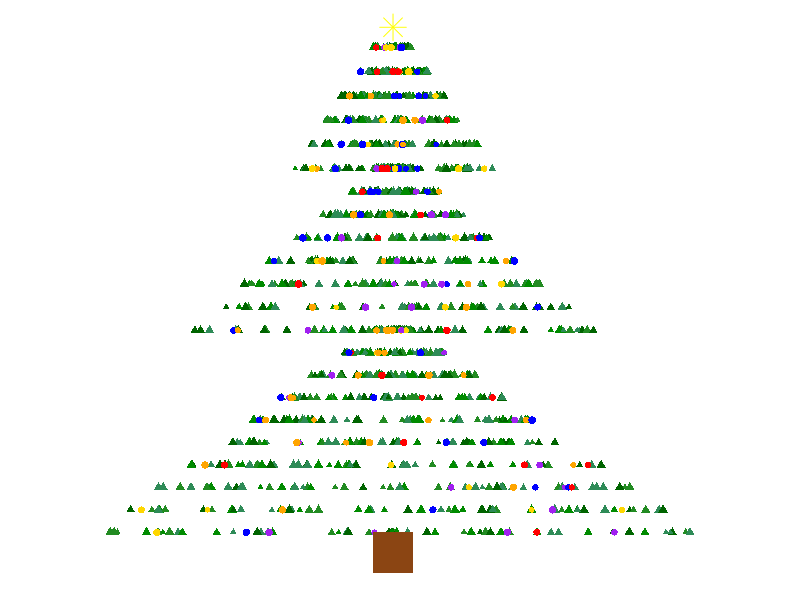
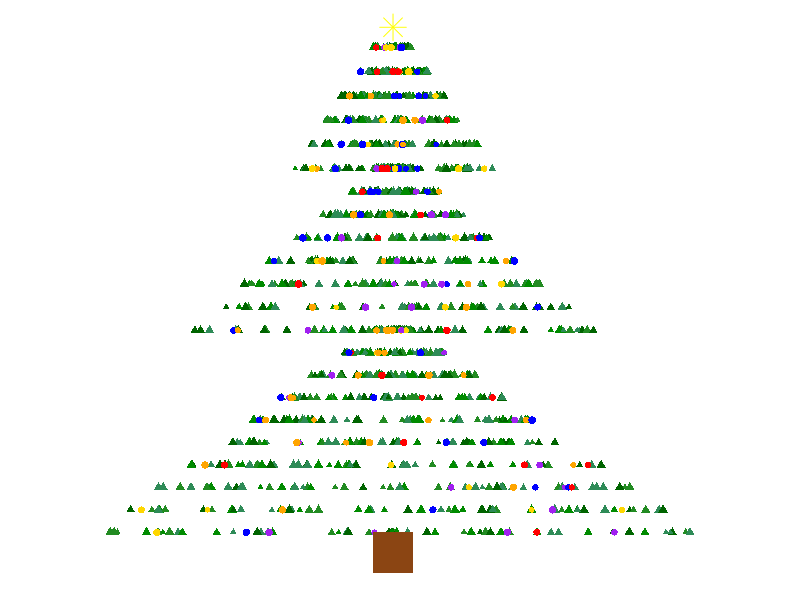

The R script that drew these images, in order:
library(ggplot2)

generate_section <- function(y_start, height, width) {
  branches <- data.frame(
    x = unlist(lapply(seq(width, 0.1, length.out = height), function(w) runif(50, -w, w))),
    y = rep(seq(y_start, y_start + height * 0.1, length.out = height), each = 50),
    size = runif(50 * height, 0.02, 0.08),
    color = sample(c("darkgreen", "forestgreen", "green4", "seagreen"), 50 * height, replace = TRUE)
  )
  
  ornaments <- data.frame(
    x = unlist(lapply(seq(width, 0.1, length.out = height), function(w) runif(7, -w, w))),
    y = rep(seq(y_start, y_start + height * 0.1, length.out = height), each = 7),
    size = runif(7 * height, 0.03, 0.08),
    color = sample(c("red", "gold", "blue", "orange", "purple"), 7 * height, replace = TRUE)
  )
  
  list(branches = branches, ornaments = ornaments)
}

generate_tree_data <- function() {
  section1 <- generate_section(y_start = 0.2, height = 10, width = 1.5) 
  section2 <- generate_section(y_start = 1.2, height = 8, width = 1.0) 
  section3 <- generate_section(y_start = 2.0, height = 6, width = 0.5) 
  branches <- rbind(section1$branches, section2$branches, section3$branches)
  ornaments <- rbind(section1$ornaments, section2$ornaments, section3$ornaments)
  
  star <- data.frame(
    x = 0,
    y = 2.7,
    size = 1.0,
    color = "yellow"
  )
  
  trunk <- data.frame(
    xmin = -0.1,
    xmax = 0.1,
    ymin = 0,
    ymax = 0.2
  )
  
  list(branches = branches, ornaments = ornaments, star = star, trunk = trunk)
}

draw_tree <- function(tree_data) {
  ggplot() +
    theme(panel.background = element_rect(fill = "gray20", color = "gray20")) +
    geom_point(data = tree_data$branches, aes(x = x, y = y, size = size, color = color), shape = 17) +
    geom_point(data = tree_data$ornaments, aes(x = x, y = y, size = size, color = color), shape = 16) +
    geom_point(data = tree_data$star, aes(x = x, y = y, size = size), shape = 8, color = "yellow") +
    geom_rect(data = tree_data$trunk, aes(xmin = xmin, xmax = xmax, ymin = ymin, ymax = ymax), fill = "saddlebrown") +
    theme_void() +
    theme(legend.position = "none") +
    scale_size_continuous(range = c(1, 6)) +
    scale_color_identity() +
    coord_fixed()
}

data <- generate_tree_data()
choinka <- draw_tree(data)
print(choinka)

ggsave("choineczka.png", plot = choinka, width = 6, height = 8)


